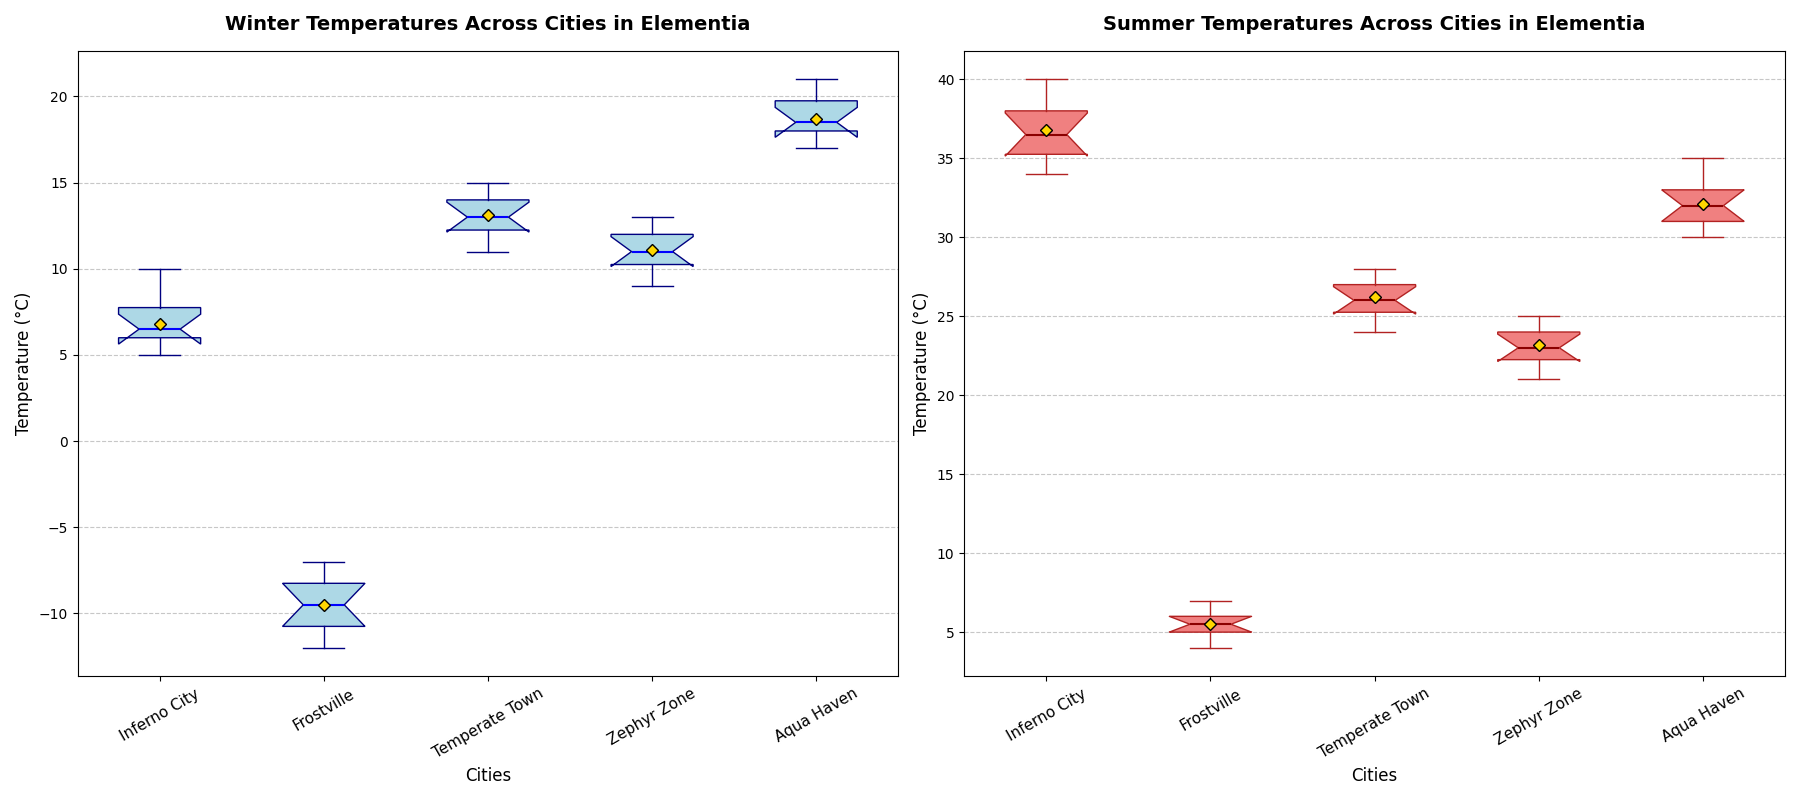

Generate this figure with Python:
import matplotlib.pyplot as plt
import numpy as np

# Define cities
cities = ["Inferno City", "Frostville", "Temperate Town", "Zephyr Zone", "Aqua Haven"]

# Define temperature data for each city during summer and winter
summer_temperatures = [
    [35, 36, 38, 40, 39, 34, 37, 35, 38, 36],
    [5, 6, 7, 4, 6, 5, 4, 7, 6, 5],
    [25, 26, 24, 27, 28, 26, 25, 27, 28, 26],
    [22, 23, 25, 24, 23, 22, 21, 24, 25, 23],
    [30, 32, 33, 31, 35, 34, 33, 32, 31, 30]
]

winter_temperatures = [
    [5, 6, 8, 10, 7, 6, 5, 6, 7, 8],
    [-10, -8, -9, -11, -7, -12, -10, -9, -8, -11],
    [12, 14, 13, 15, 11, 13, 14, 12, 13, 14],
    [10, 11, 13, 12, 9, 11, 10, 12, 12, 11],
    [17, 18, 20, 21, 19, 18, 17, 18, 19, 20]
]

# Set up the plot with two subplots
fig, axes = plt.subplots(nrows=1, ncols=2, figsize=(18, 8))

# Boxplot for winter temperatures (swapped position)
ax1 = axes[0]
bp1 = ax1.boxplot(winter_temperatures, vert=True, patch_artist=True, showmeans=True, notch=True,
                  boxprops=dict(facecolor="lightblue", color="navy"),
                  medianprops=dict(color="blue", linewidth=1.5),
                  meanprops=dict(marker='D', markeredgecolor='black', markerfacecolor='gold'),
                  whiskerprops=dict(color="navy"), capprops=dict(color="navy"))

ax1.set_xticklabels(cities, fontsize=11, rotation=30)
ax1.set_title("Winter Temperatures Across Cities in Elementia", fontsize=14, fontweight='bold', pad=15)
ax1.set_xlabel("Cities", fontsize=12)
ax1.set_ylabel("Temperature (°C)", fontsize=12)
ax1.yaxis.grid(True, linestyle='--', alpha=0.7)

# Boxplot for summer temperatures (swapped position)
ax2 = axes[1]
bp2 = ax2.boxplot(summer_temperatures, vert=True, patch_artist=True, showmeans=True, notch=True,
                  boxprops=dict(facecolor="lightcoral", color="firebrick"),
                  medianprops=dict(color="darkred", linewidth=1.5),
                  meanprops=dict(marker='D', markeredgecolor='black', markerfacecolor='gold'),
                  whiskerprops=dict(color="firebrick"), capprops=dict(color="firebrick"))

ax2.set_xticklabels(cities, fontsize=11, rotation=30)
ax2.set_title("Summer Temperatures Across Cities in Elementia", fontsize=14, fontweight='bold', pad=15)
ax2.set_xlabel("Cities", fontsize=12)
ax2.set_ylabel("Temperature (°C)", fontsize=12)
ax2.yaxis.grid(True, linestyle='--', alpha=0.7)

# Adjust layout for better fit
plt.tight_layout()

# Display the plots
plt.show()
